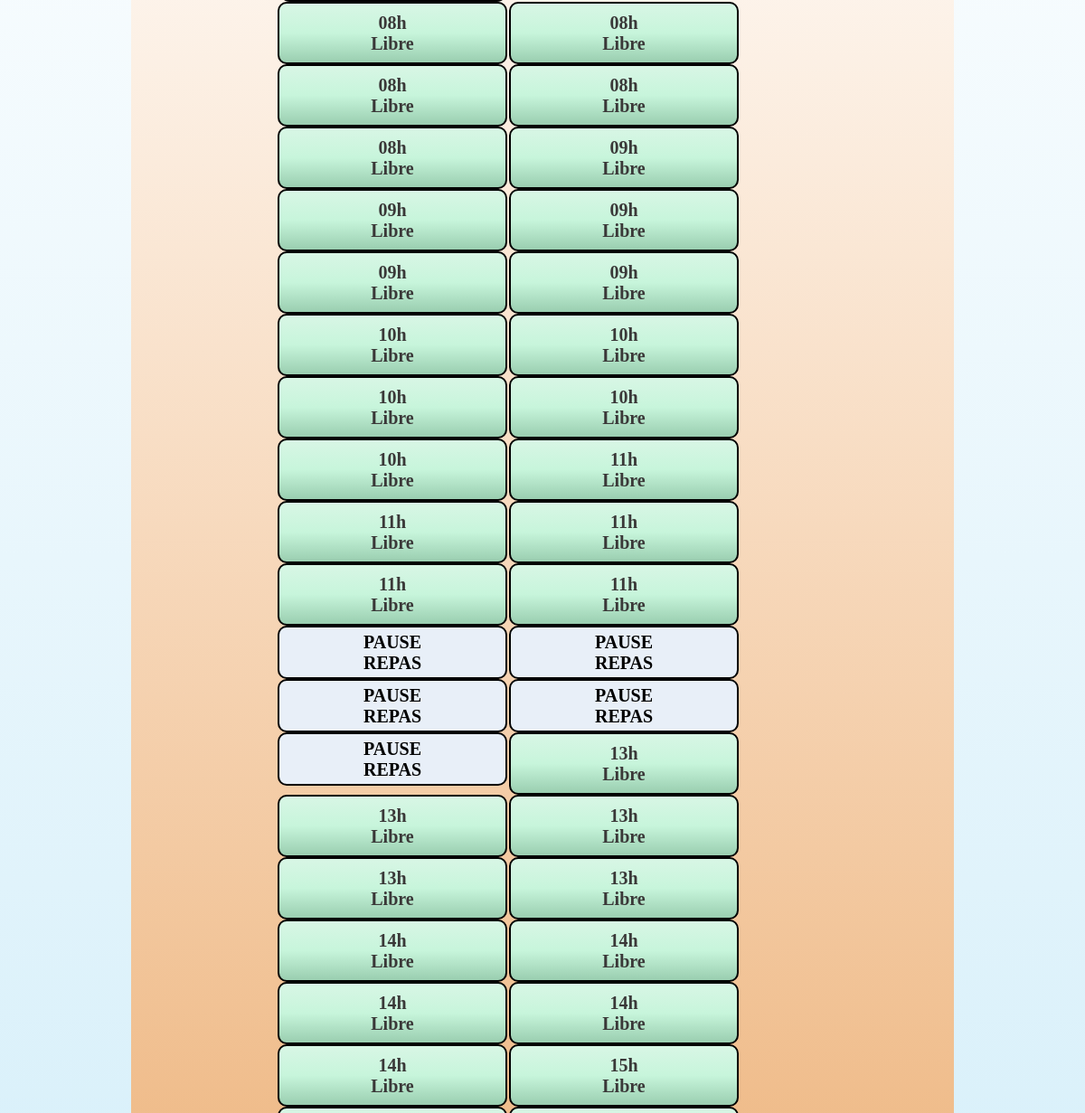
/planning.php (middle part), run on an earlier commit of the app's database.
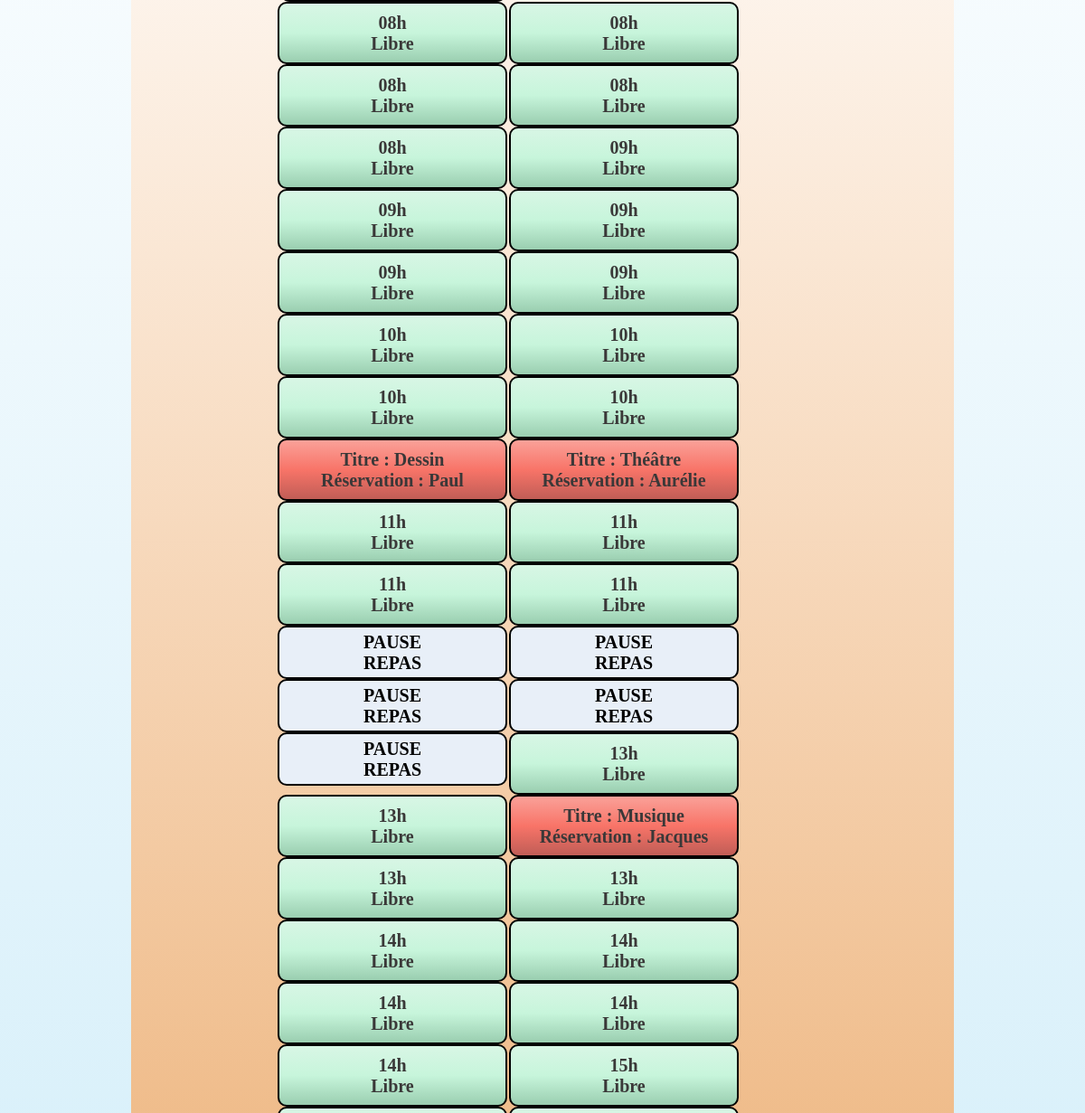
And on a later commit of the database.
### tables this page shows
CREATE TABLE IF NOT EXISTS `reservations` (
  `id` int(11) NOT NULL AUTO_INCREMENT,
  `titre` varchar(255) NOT NULL,
  `description` text NOT NULL,
  `debut` datetime NOT NULL,
  `fin` datetime NOT NULL,
  `id_utilisateur` int(11) NOT NULL,
  PRIMARY KEY (`id`)
);

### planning.php (the view, shortened to what this page needs)
<html>
<head>
    <link rel="stylesheet" href="planning.css">
</head>
<?php
function planning()
{
            $tabdate=array('Mon','Tue','Wed','Thu','Fri');
            $tabheure=array('08','09',10,11,12,13,14,15,16,17,18);
            $h=0;
            $j=0;
            while($j<count($tabheure))
            {
                    foreach($tabdate as $jour)
                    {
                        $aaa=$jour.$tabheure[$h];
                            $connexion = mysqli_connect("localhost","root","","reservationsalles");
                            $requete="SELECT id,titre,description,debut FROM reservations";
                            $query=mysqli_query($connexion,$requete);
                            $resultat=mysqli_fetch_all($query);
                            $k=0;
                            while($k<count($resultat))
                            {
                                $jour = $resultat[$k][3][8].$resultat[$k][3][9];
                                $annee = $resultat[$k][3][0].$resultat[$k][3][1].$resultat[$k][3][2].$resultat[$k][3][3];
                                $mois =$resultat[$k][3][5].$resultat[$k][3][6];
                                $heure=$resultat[$k][3][11].$resultat[$k][3][12];
                                $ttt=$resultat[$k][1];
                                $ttt=ucfirst($ttt);
                                $iii=$resultat[$k][0];
                                $timestamp = mktime($heure, 0, 0, $mois, $jour, $annee);
                                $bbb=date('DH', $timestamp);
                                ++$k;
                                if($aaa==$bbb)
                                {
                                    $requete1="SELECT login FROM utilisateurs INNER JOIN reservations ON utilisateurs.id = reservations.id_utilisateur WHERE reservations.id='".$iii."' ";
                                    $query1=mysqli_query($connexion,$requete1);
                                    $resultat1=mysqli_fetch_row($query1);
                                    $nnn=$resultat1[0];
                                    $nnn=ucfirst($nnn);
                                    $id = $iii;
                                    if($nnn!=NULL)
                                    {
                                        echo "<td id='planningtab3'>"."<a class='col' href='reservation.php?id=".$id."'>"."Titre : ".$ttt.'<br/>'."Réservation : ".$nnn."</a>"."<td/>";
                                        break;
                                    }
                                }
                            }
                            if($aaa=='Mon12' or $aaa=='Tue12' or $aaa=='Wed12' or $aaa=='Thu12' or $aaa=='Fri12')
                            {
                                echo '<td id="planningtab4">'.'PAUSE REPAS'.'<td/>';
                            }
                            elseif($aaa!=$bbb)
                            {
                                $aaa=$tabheure[$h];
                                echo '<td id="planningtab">'.'<a href="reservation-form.php">'.$aaa.'h'.' Libre'.'</a>'.'<td/>';
                            }
                    }
                ++$h;
                ++$j;
                echo '<br/>';
            }
}
?>
<body>
<table>
    <tbody>
        <?php planning();
        ?>
    </tbody>
</table>
</body>
</html>

### planning.css (style rules this page uses)
body { background:linear-gradient( rgba(255, 255, 255, 0.993),rgb(201, 234, 248)); margin: 0px; }
table { border: 3px ; margin: 10px 145px; text-align: center; font-weight: bold; font-size:20px; display: flex; flex-wrap: wrap; border-radius: 2em; background:linear-gradient(white, rgba(235, 145, 60, 0.855)) ; }
#planningtab { padding: 10px 90px 0px 90px; width: 70px; height: 55px; border: 2px black solid; background:linear-gradient(rgb(216, 246, 229),rgb(199, 245, 219),rgb(154, 206, 176)) ; border-radius: 0.5em; }
#planningtab4 { padding: 5px 90px 0px 90px; width: 70px; height: 50px; border: 2px black solid; background-color: rgb(232, 239, 248); border-radius: 0.5em; }
#planningtab3 { padding: 10px 0px 0px 0px; width: 250px; height: 55px; border: 2px black solid; background:linear-gradient(rgb(250, 161, 153),rgb(248, 116, 104),rgb(192, 93, 86)) ; border-radius: 0.5em; }
.col { color:white; }
a:link { text-decoration: none; color:rgb(58, 56, 56); }

What changed in the data, as far as the page shows it:
added reservations: titre "Dessin", nnn "Paul"
added reservations: titre "Théâtre", nnn "Aurélie"
added reservations: titre "Musique", nnn "Jacques"
Also different on the page:
list line gone: "10 h Libre"
list line gone: "11 h Libre"
list line gone: "13 h Libre"
